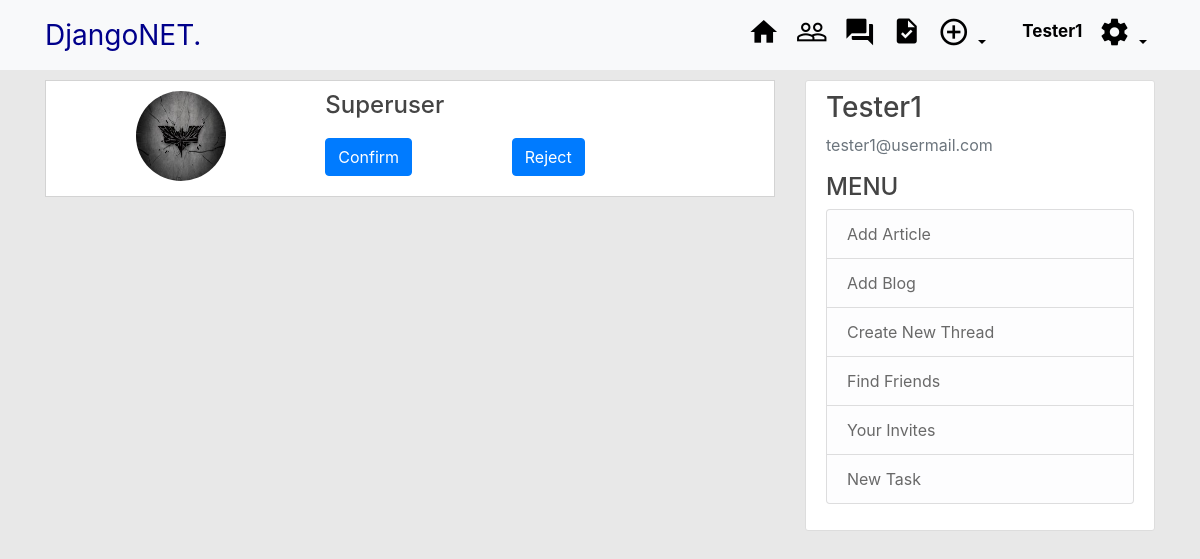
The app's page /invites/ (signed in) with its own data.
### users/models.py (models this page shows, shortened)
class Profile(models.Model):
	user = models.OneToOneField(User, on_delete=models.CASCADE)
	Fname = models.CharField(max_length=100, blank=True)
	Lname = models.CharField(max_length=100, blank=True)
	image=models.ImageField(default='default.jpg',upload_to='Profile_pics')
	bio = models.CharField(max_length = 200, default='No Bio')
	Friends = models.ManyToManyField(User, blank =True, related_name = "friends")
	objects = ProfileManager()

### users/views.py (the view)
# urls.py: path('invites/',user_views.Received_Invites,name='my-invites'),
@login_required
def Received_Invites(request):
	rel = Relationship.objects.invitations_recieved(request.user)
	qs = list(map(lambda x: x.sender,rel))
	is_empty= False
	if len(qs)==0:
		is_empty =True
	context ={"qs":qs, 'is_empty':is_empty}
	return render(request, 'users/My_invites.html',context)

### users/models.py (called while the page is built)
	def invitations_recieved(self,reciever):
		r = Profile.objects.get(user=reciever)
		qs = Relationship.objects.filter(reciever =r, status='send')
		return qs

### users/templates/users/My_invites.html (shortened to what this page needs)
{%extends "blog/base.html"%}
{%load crispy_forms_tags%}
{%block content%}
<div class="content_section">
{% for obj in qs %}
	<div class="GridContent">
		<div class="ProfileImg ">
			<img class ="rounded-circle img_size" src="{{obj.image.url}}">
		</div>
		<div class="UserName">
			<div class = ""><h4>{{ obj.user}} </h4></div>
		</div>
		<div class="Button1">
			<form action="{% url 'accept' %}" method="POST">
				<button type="submit" class="btn btn-primary"> Confirm </button>
			</form>
		</div>
		<div class="Button2">
			<form action="{% url 'reject' %}" method="POST">
				<button type="submit" class="btn btn-primary"> Reject </button>
			</form>
		</div>
	</div>
{% endfor %}
</div>
{%endblock content%}

### blog/templates/blog/base.html (shortened to what this page needs)
{%load static%}
<!DOCTYPE html>
<html>
<head>
    <link rel="stylesheet" href="https://maxcdn.bootstrapcdn.com/bootstrap/4.0.0/css/bootstrap.min.css">
    <link rel="stylesheet" type="text/css" href="{% static 'blog/main.css'%}">
    <link rel="stylesheet" type="text/css" href="{% static 'blog/profile.css'%}">
    <link rel="stylesheet" type="text/css" href="{% static 'blog/custom.css'%}">
    <link rel="stylesheet" type="text/css" href="{% static 'blog/Network.css'%}">
    <link rel="stylesheet" type="text/css" href="{% static 'blog/comment.css'%}">
</head>
<body>
	<header class="site-header">
      <nav class="navbar navbar-expand-md fixed-top navbar-light bg-light" >
        <div class="container">
          <a class="navbar-brand mr-4" style = "color:darkblue; text-shadow:10em; font-size: 28px;" href="{% url 'blog-home' %}">DjangoNET.</a>
          <div class="collapse navbar-collapse" id="navbarToggle">
            <div class="navbar-nav">
            	{% if user.is_authenticated %}
            		<a class="nav-item nav-link" href="{% url 'blog-home' %}">
            			<i class="material-icons" style="font-size:32px">home</i>
            		</a>
            		<a class="nav-item nav-link" href="{% url 'FindFriends' %}">
            			<i class="material-icons" style="font-size:32px">people_outline</i>
            		</a>
                    <a class="nav-item nav-link" href="{% url 'thread-home' %}">
                        <i class="material-icons" style="font-size:32px">forum
                        </i>
                    </a>
                    <a class="nav-item nav-link" href="{% url 'task-home' %}">
                        <i class= "material-icons" style='font-size:30px'> task </i>
                    </a>
                    <div class="nav-item dropdown">
                        <a class="nav-link dropdown-toggle" href="#" id="navbarDropdownMenuLink" data-toggle="dropdown" aria-haspopup="true" aria-expanded="false">
                          <i class="material-icons" style="font-size:32px">add_circle_outline</i>
                        </a>
                      </div>
            		<a class="nav-item nav-link" href="{% url 'detail_profile' user.id %}"
            		style="font-size:17px; margin-top:3px; margin-left: 20px;">
            			<strong>{{user.username}}</strong>
            		</a>
                     <div class="nav-item dropdown">
                        <a class="nav-link dropdown-toggle" href="#" id="navbarDropdownMenuLink" data-toggle="dropdown" aria-haspopup="true" aria-expanded="false">
                          <i class="material-icons" style="font-size:32px">settings</i>
                        </a>
                      </div>
            	{% else %}
            		<a class="nav-item nav-link" href="{% url 'login' %}">Login</a>
            		<a class="nav-item nav-link" href="{% url 'register' %}">Register</a>
            	{% endif %}
            </div>
          </div>
        </div>
      </nav>
    </header>
	<main role="main" class="container">
	  <div class="row">
	    <div class="col-md-8">
	    	{% block content %}{% endblock %}
	    </div>
        {% if request.user.is_authenticated %}
    	    <div class="col-md-4">
    	      <div class="content-section">
    	        <h3>{{request.user.username}}</h3>
    	        <p class='text-muted'> {{request.user.email}}
                <h4>MENU</h4>
    	          <ul class="list-group">
                    <li class="list-group-item list-group-item-light">
                        <a href="{% url 'post-create' %}">Add Article</a>
                    </li>
                    <li class="list-group-item list-group-item-light">
                        <a href="{% url 'blog-create' %}">Add Blog</a>
                    </li>
                    <li class="list-group-item list-group-item-light">
                        <a href="{% url 'thread-create' %}"> Create New Thread</a>
                    </li>
                    <li class="list-group-item list-group-item-light">
                        <a href="{% url 'FindFriends' %}">Find Friends</a>
                    </li>
                    <li class="list-group-item list-group-item-light">
                        <a href="{% url 'my-invites' %}">Your Invites</a>
                    </li>
                    <li class="list-group-item list-group-item-light">
                        <a href="{% url 'task-create' %}">New Task</a>
                    </li>
    	          </ul>
    	        </p>
    	      </div>
    	    </div>
        {% endif %}
	  </div>
	</main>
</body>
</html>

### blog/static/blog/main.css (style rules this page uses)
body { background: #E8E8E8; color: #333333; margin-top: 5rem; }
h1, h2, h3, h4, h5, h6 { color: #444444; }
ul { margin: 0; }
li>a { color:#696969; }
.site-header .navbar-nav .nav-link { color: black; }
.content-section { background: #ffffff; padding: 10px 20px; border: 1px solid #dddddd; border-radius: 3px; margin-bottom: 20px; }

### blog/static/blog/Network.css (style rules this page uses)
.GridContent { background-color: white; border: 1px solid lightgrey; display: grid; grid-template-columns: auto auto auto; grid-template-rows: auto auto; grid-template-areas: '. ProfileImg UserName UserName .' '. ProfileImg Button1 Button2 .'; }
.img_size { height: 90px; width: 90px; }
.ProfileImg { grid-area: ProfileImg; padding: 10px 10px 0px 0px; }
.UserName { padding-top: 10px; grid-area: UserName; }
.Button1 { grid-area: Button1; padding: 10px 10px 10px 0px; }
.Button2 { grid-area: Button2; margin-bottom: 10px; padding: 10px 10px 10px 0px; }
a { text-decoration: none; color: #555; }

### records on screen
Profile: image (picture), user "Superuser"

### other values on screen
{{ user.username }} "Tester1"
{{ request.user.username }} "Tester1"
{{ request.user.email }} "tester1@usermail.com"
